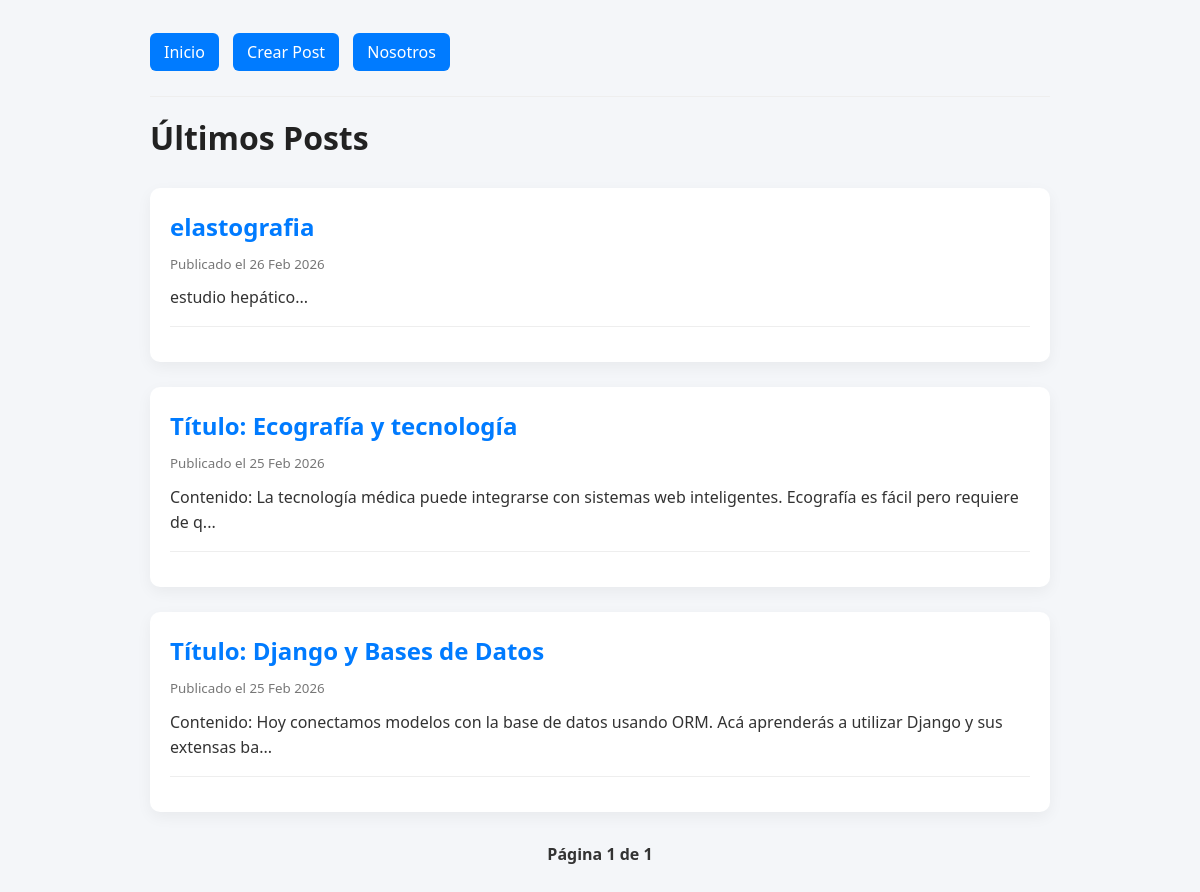
The page / on the database its author committed.
### core/models.py (models this page shows, shortened)
class Post(models.Model):
    titulo = models.CharField(max_length=200)
    slug = models.SlugField(unique=True, null=True, blank=True)
    contenido = models.TextField()
    fecha_creacion = models.DateTimeField(auto_now_add=True)
    @property
    def excerpt(self):
        return self.contenido[:120] + "..."

### core/views.py (the view)
# urls.py: path('', views.inicio, name='inicio'),
def inicio(request):
    posts_list = Post.objects.all().order_by('-fecha_creacion')
    paginator = Paginator(posts_list, 3)
    page_number = request.GET.get('page')
    posts = paginator.get_page(page_number)
    return render(request, 'core/inicio.html', {'posts': posts})

### core/templates/core/inicio.html (shortened to what this page needs)
{% extends "core/base.html" %}
{% block content %}
<h1>Últimos Posts</h1>
{% for post in posts %}
    <article>
        <h2>
            <a href="{% url 'detalle_post' post.slug %}">
                {{ post.titulo }}
            </a>
        </h2>
        <small>Publicado el {{ post.fecha_creacion|date:"d M Y" }}</small>
        <p>{{ post.excerpt }}</p>
        <hr>
    </article>
{% empty %}
    <p>No hay publicaciones aún.</p>
{% endfor %}
<div class="pagination">
    <span>
        Página {{ posts.number }} de {{ posts.paginator.num_pages }}
    </span>
</div>
{% endblock %}

### core/templates/core/base.html (shortened to what this page needs)
{% load static %}
<!DOCTYPE html>
<html>
<head>
    <link rel="stylesheet" href="{% static 'core/estilos.css' %}">
</head>
<body>
<div class="container">
    <nav>
        <a href="{% url 'inicio' %}">Inicio</a>
        <a href="{% url 'crear_post' %}">Crear Post</a>
        <a href="{% url 'nosotros' %}">Nosotros</a>
    </nav>
    <hr>
    {% block content %}
    {% endblock %}
</div>
</body>
</html>

### core/static/core/estilos.css (style rules this page uses)
* { margin: 0; padding: 0; box-sizing: border-box; }
body { font-family: 'Segoe UI', Tahoma, Geneva, Verdana, sans-serif; background-color: #f4f6f9; color: #333; line-height: 1.6; padding: 40px; }
.container { max-width: 900px; margin: auto; }
nav { margin-bottom: 30px; }
nav a { text-decoration: none; color: #ffffff; background-color: #007bff; padding: 8px 14px; border-radius: 6px; margin-right: 10px; transition: 0.3s ease; }
h1 { margin-bottom: 25px; color: #222; }
h2 { margin-bottom: 8px; }
article { background: #ffffff; padding: 20px; border-radius: 10px; margin-bottom: 25px; box-shadow: 0 5px 15px rgba(0,0,0,0.05); transition: transform 0.2s ease; }
a { color: #007bff; text-decoration: none; }
small { color: #777; display: block; margin-bottom: 10px; }
.pagination { margin-top: 30px; text-align: center; }
.pagination span { margin: 0 10px; font-weight: bold; }
hr { border: none; border-top: 1px solid #eee; margin: 15px 0; }

### rows shown on the page
Post: titulo "elastografia", fecha_creacion "26 Feb 2026", excerpt "estudio hepático..."
Post: titulo "Título: Ecografía y tecnología", fecha_creacion "25 Feb 2026", excerpt "Contenido: La tecnología médica puede integrarse con sistemas web inteligentes. Ecografía es fácil pero requiere de q..."
Post: titulo "Título: Django y Bases de Datos", fecha_creacion "25 Feb 2026", excerpt "Contenido: Hoy conectamos modelos con la base de datos usando ORM. Acá aprenderás a utilizar Django y sus extensas ba..."

### other values the page prints
{{ posts.number }} "1"
{{ posts.paginator.num_pages }} "1"
